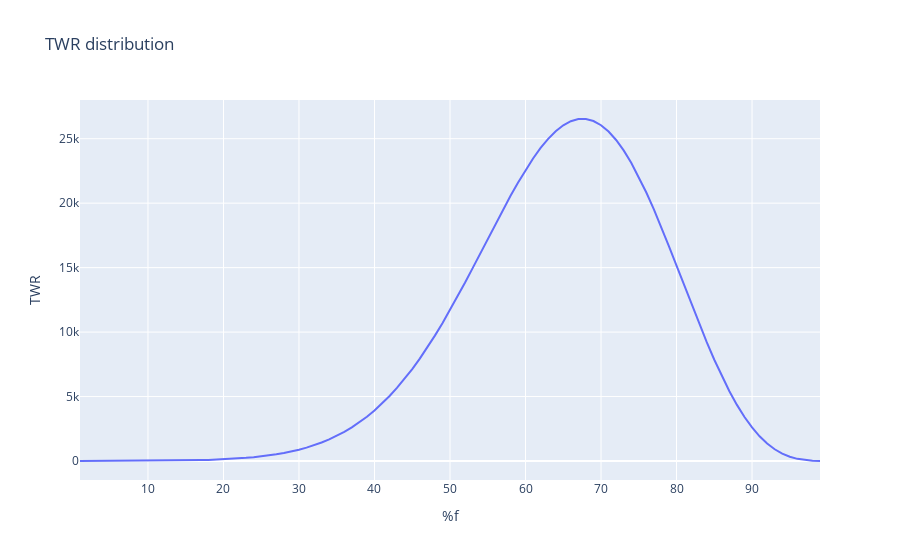

This figure's notebook cell:
### Code cell
backtest_path = '/home/matteo/freqtrade/user_data/backtest_results/backtest-result.json' 
df = obtain_dataframe(backtest_path) 
df = complete_date(df)
WCS = df['Return'].min() #Worst trade, it can be switch with strategy's stop loss 
twr = [] 
f = []
    
for j in range(1,100):
        
    hpr = [] #initialize array every loop
    risk = j/100 # use j to calculate f
    f.append(risk)
           
    for i in range(len(df)):        
            
        p_n = df.iloc[i]['Return'] #nth trade       
        hpr.append(1 - f[j-1] * ( p_n / WCS))  # HRP = 1 - f x (P/WCS)
        
    #print(hpr)    
    twr.append(np.prod(hpr)) # TWR = HPR1 x HPR2 x ... HPRn
    
#Found best f
df_twr =pd.DataFrame({'TWR': twr, '%f': f})
    
max_twr = df_twr['TWR'].max()
best_f = df_twr.loc[df_twr['TWR'] == max_twr]

figure = go.Figure()
figure.add_trace(go.Scatter(x=[round(num*100,1) for num in f], y=[num for num in twr],
                            mode='lines',
                            name='TWR'))

figure.update_layout(title='TWR distribution ',
                        xaxis_title='%f',
                        yaxis_title='TWR')


figure.show()

### Figure 1 — Plotly figure (JSON) as saved in the notebook; plotly's stock layout.template omitted (floating-point values rounded to 4 significant figures)
{"data": [{"mode": "lines", "name": "TWR", "type": "scatter", "x": [1, 2, 3, 4, 5, 6, 7, 8, 9, 10, 11, 12, 13, 14, 15, 16, 17, 18, 19, 20, 21, 22, 23, 24, 25, 26, 27, 28, 29, 30, 31, 32, 33, 34, 35, 36, 37, 38, 39, 40, 41, 42, 43, 44, 45, 46, 47, 48, 49, 50, 51, 52, 53, 54, 55, 56, 57, 58, 59, 60, 61, 62, 63, 64, 65, 66, 67, 68, 69, 70, 71, 72, 73, 74, 75, 76, 77, 78, 79, 80, 81, 82, 83, 84, 85, 86, 87, 88, 89, 90, 91, 92, 93, 94, 95, 96, 97, 98, 99], "y": [1.326, 1.751, 2.303, 3.017, 3.938, 5.119, 6.629, 8.552, 10.99, 14.07, 17.94, 22.78, 28.83, 36.34, 45.63, 57.08, 71.14, 88.31, 109.2, 134.6, 165.2, 202.0, 246.0, 298.6, 360.9, 434.7, 521.5, 623.3, 742.2, 880.3, 1040.0, 1224.0, 1435.0, 1677.0, 1951.0, 2261.0, 2610.0, 3001.0, 3438.0, 3922.0, 4456.0, 5044.0, 5685.0, 6382.0, 7136.0, 7945.0, 8809.0, 9726.0, 10690.0, 11710.0, 12760.0, 13850.0, 14960.0, 16090.0, 17230.0, 18360.0, 19470.0, 20550.0, 21590.0, 22570.0, 23470.0, 24280.0, 24990.0, 25580.0, 26040.0, 26360.0, 26520.0, 26530.0, 26370.0, 26050.0, 25560.0, 24900.0, 24090.0, 23130.0, 22040.0, 20830.0, 19510.0, 18110.0, 16650.0, 15150.0, 13640.0, 12130.0, 10650.0, 9215.0, 7855.0, 6581.0, 5410.0, 4352.0, 3416.0, 2604.0, 1919.0, 1357.0, 911.4, 573.0, 329.7, 167.1, 69.46, 20.19, 2.465]}], "layout": {"title": {"text": "TWR distribution "}, "xaxis": {"title": {"text": "%f"}}, "yaxis": {"title": {"text": "TWR"}}}}
